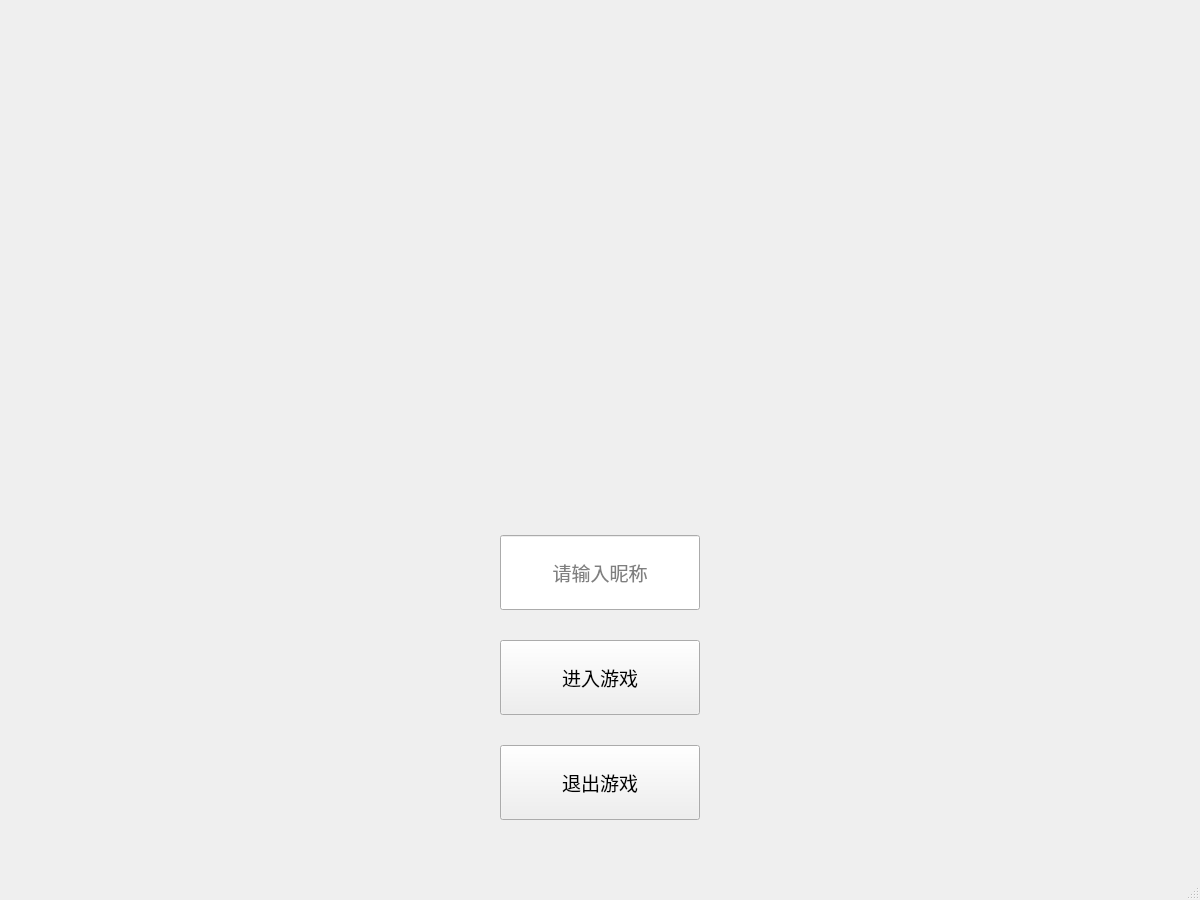
<?xml version="1.0" encoding="UTF-8"?>
<ui version="4.0">
 <class>MainWindow</class>
 <widget class="QMainWindow" name="MainWindow">
  <property name="geometry">
   <rect>
    <x>0</x>
    <y>0</y>
    <width>1200</width>
    <height>900</height>
   </rect>
  </property>
  <property name="windowTitle">
   <string>SnakeGame</string>
  </property>
  <property name="styleSheet">
   <string notr="true">#MainWindow{border-image: url(:/image/SnakeGame.jpg);}</string>
  </property>
  <widget class="QWidget" name="centralwidget">
   <widget class="QPushButton" name="enterButton">
    <property name="enabled">
     <bool>true</bool>
    </property>
    <property name="geometry">
     <rect>
      <x>500</x>
      <y>640</y>
      <width>200</width>
      <height>75</height>
     </rect>
    </property>
    <property name="font">
     <font>
      <family>黑体</family>
      <pointsize>14</pointsize>
     </font>
    </property>
    <property name="styleSheet">
     <string notr="true">border-image: url(:/image/button.png);</string>
    </property>
    <property name="text">
     <string>进入游戏</string>
    </property>
   </widget>
   <widget class="QPushButton" name="exitButton">
    <property name="geometry">
     <rect>
      <x>500</x>
      <y>745</y>
      <width>200</width>
      <height>75</height>
     </rect>
    </property>
    <property name="font">
     <font>
      <family>黑体</family>
      <pointsize>14</pointsize>
     </font>
    </property>
    <property name="styleSheet">
     <string notr="true">border-image: url(:/image/button.png);</string>
    </property>
    <property name="text">
     <string>退出游戏</string>
    </property>
   </widget>
   <widget class="QLineEdit" name="nameEdit">
    <property name="geometry">
     <rect>
      <x>500</x>
      <y>535</y>
      <width>200</width>
      <height>75</height>
     </rect>
    </property>
    <property name="font">
     <font>
      <family>黑体</family>
      <pointsize>14</pointsize>
     </font>
    </property>
    <property name="styleSheet">
     <string notr="true">border-image: url(:/image/button.png);</string>
    </property>
    <property name="inputMask">
     <string/>
    </property>
    <property name="text">
     <string/>
    </property>
    <property name="echoMode">
     <enum>QLineEdit::Normal</enum>
    </property>
    <property name="alignment">
     <set>Qt::AlignCenter</set>
    </property>
    <property name="placeholderText">
     <string>请输入昵称</string>
    </property>
   </widget>
  </widget>
  <widget class="QMenuBar" name="menubar">
   <property name="geometry">
    <rect>
     <x>0</x>
     <y>0</y>
     <width>1200</width>
     <height>21</height>
    </rect>
   </property>
  </widget>
  <widget class="QStatusBar" name="statusbar"/>
 </widget>
 <resources/>
 <connections/>
</ui>
